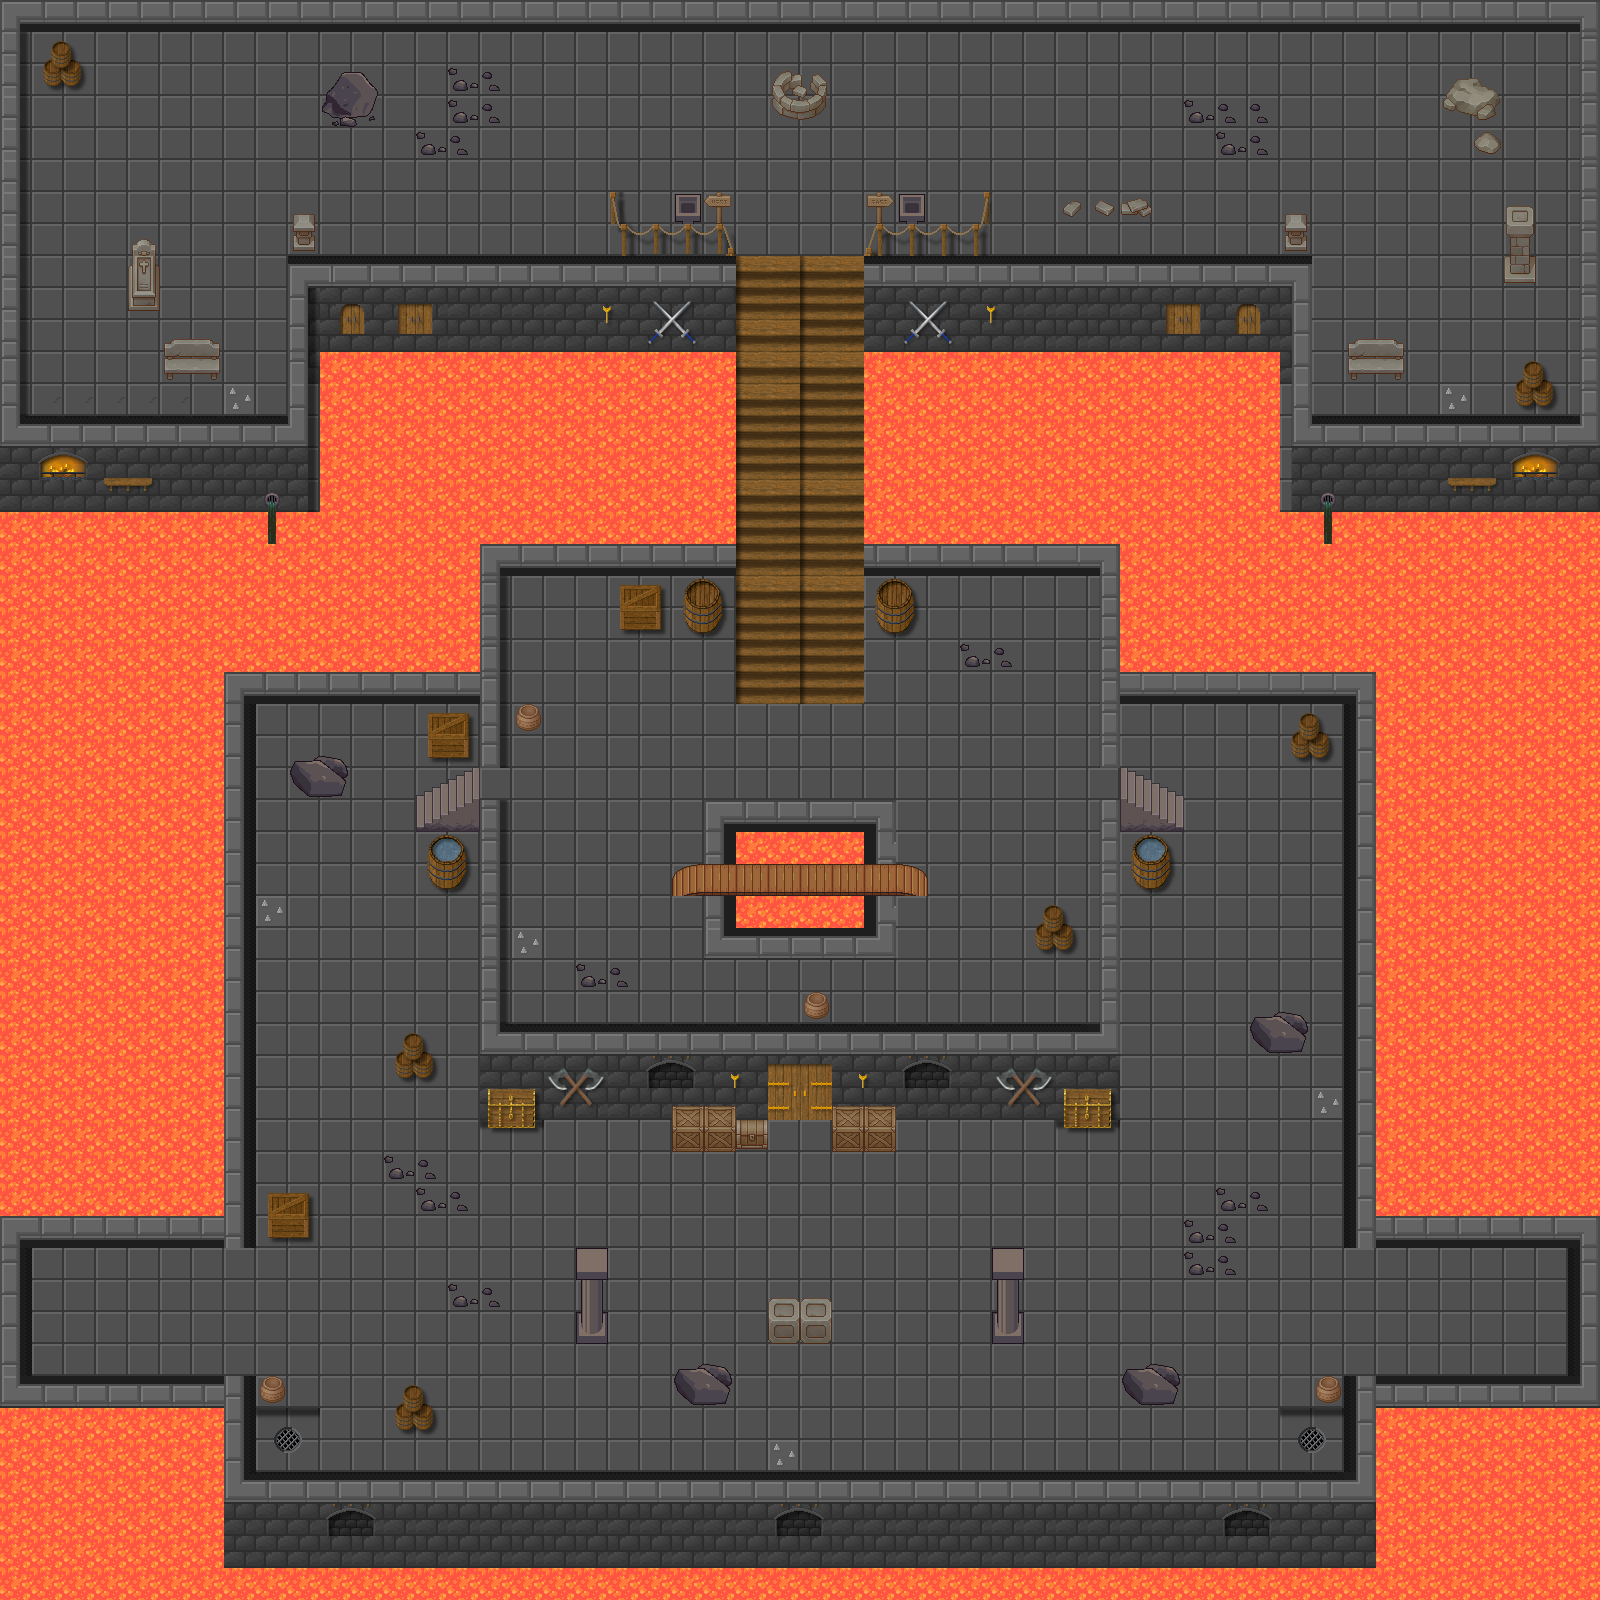

This game map was drawn from its Tiled (.tmx) file and the tilesets committed beside it. A one-line description and the trimmed map source follow:
An orthogonal 50x50 tile map with 32x32 px tiles, 8 tile layers (base, ground, stairs, greyground, ...), 3 tilesets and 56 objects.

<map version="1.8" tiledversion="1.8.6" orientation="orthogonal" renderorder="right-down" width="50" height="50" tilewidth="32" tileheight="32" infinite="0" nextlayerid="15" nextobjectid="59">
 <tileset firstgid="1" source="terrain_atlas.tsx" />
 <tileset firstgid="1025" source="Tileset.tsx" />
 <tileset firstgid="2325" source="TX Props.tsx" />
 <layer id="1" name="base" width="50" height="50">
  <data>[2500 cells, 2500 non-empty, 1 distinct tile ids]</data>
 </layer>
 <layer id="6" name="ground" width="50" height="50">
  <data>[2500 cells, 164 non-empty, 36 distinct tile ids]</data>
 </layer>
 <layer id="7" name="stairs" width="50" height="50">
  <data>[2500 cells, 56 non-empty, 8 distinct tile ids]</data>
 </layer>
 <layer id="8" name="greyground" width="50" height="50">
  <data>[2500 cells, 492 non-empty, 12 distinct tile ids]</data>
 </layer>
 <layer id="9" name="another" width="50" height="50">
  <data>[2500 cells, 413 non-empty, 42 distinct tile ids]</data>
 </layer>
 <layer id="11" name="another1" width="50" height="50">
  <data>[2500 cells, 755 non-empty, 36 distinct tile ids]</data>
 </layer>
 <layer id="12" name="object" width="50" height="50">
  <data>[2500 cells, 266 non-empty, 116 distinct tile ids]</data>
 </layer>
 <objectgroup id="14" name="collision-layer">
  <object id="1" x="19" y="25">
   <polyline points="0,0 2,398 270,397 269,235 721,233 720,676" />
  </object>
  <object id="2" x="865" y="698">
   <polyline points="0,0 -1,-445 443.667,-442 447.667,-275.333 716.333,-276 714,-676 -845.667,-669.667" />
  </object>
  <object id="3" x="735.333" y="632.667">
   <polyline points="0,0 -118.667,0.666667 -118,-60.6667 -231.333,-59.3333 -231.333,134.667 -309.333,134.667 -308.667,68 -481,69.3333" />
  </object>
  <object id="4" x="254.333" y="706">
   <polyline points="0,0 1,542 -224.333,542.667 -223,670.667 -2.33333,668.667" />
  </object>
  <object id="5" x="254.818" y="1374.73">
   <polyline points="0,0 31.6818,1.27273 31.1818,30.2727 65.6818,30.2727 66.6818,96.7727 1023.85,95.9394 1022.52,27.9394 1057.18,27.9394 1057.18,-4.06061 1314.52,-2.72727 1311.68,-126.727 1089.68,-125.227 1087.18,-254.061 1057.85,-255.394 1056.52,-285.394" />
  </object>
  <object id="6" x="1313.27" y="1087.45">
   <polyline points="0,0 30,-0.181818 26.7273,-383.455 -190.273,-383.455 -190.455,-321.91" />
  </object>
  <object id="7" x="1125.33" y="767">
   <polyline points="-4,-1.81818 59,29.6667" />
  </object>
  <object id="8" x="1183" y="831.667">
   <polyline points="0,0 -62.3333,0 -62.4242,-33.2122 0.565217,-0.318841" />
  </object>
  <object id="9" x="1120" y="830.909">
   <polyline points="0,0 -0.333333,292.091 -5.66667,291.758 -5.66667,296.091 -57.3333,296.091 -56.3333,290.758 -225.333,287.758 -224,319.758 -290.667,319.091 -288.667,285.758" />
  </object>
  <object id="10" x="829" y="1121.33">
   <polyline points="0,0 -60.6667,-0.333333 -59.6667,27.3333 -156.333,29.3333 -158.667,-2 -292.455,-0.242424 -292.273,6.66667 -346.333,7.33333 -348.333,2" />
  </object>
  <object id="11" x="479.25" y="1123.13">
   <polyline points="0,0 -1.875,-7.25 0.477273,-325.443 -62.5,-292.25 1,-291.75" />
  </object>
  <object id="12" x="290" y="772.5">
   <polyline points="0,0 16.5,22.5 50,21.5 58.5,6.5 55,3 58.5,0.5 41.5,-20 25.5,-15 3.5,-5.5 1.72727,0.681818" />
  </object>
  <object id="13" x="396.667" y="1064.67">
   <polyline points="0,0 6.66667,12.6667 35.3333,12.6667 38.6667,0.666667 34.6667,-14 20,-31.3333 10.6667,-33.3333 3.33333,-11.3333 -1.39394,-1.12121" />
  </object>
  <object id="14" x="269" y="1192.5">
   <polyline points="0,0 40,-0.5 40.5,42.5 38.5,45.5 -1,45.5 -2,7.5 -1.54545,0.0454545" />
  </object>
  <object id="15" x="395" y="1417.25">
   <polyline points="0,0 4,12 17.25,8 26.5,12.25 38.75,8 37,-9.5 28.25,-14.25 25,-29 16,-32.5 7.75,-23.5 9.25,-14 -0.5,-7.5 0.90625,0.6875" />
  </object>
  <object id="16" x="583.333" y="1344.67">
   <polyline points="0,0 25.3333,0 25.3333,-34 16.6667,-35.3333 16.6667,-57.3333 -1.33333,-59.3333 -3.33333,-26.6667 -8.66667,-28 -7.33333,-0.666667 0.30303,-1.30303" />
  </object>
  <object id="17" x="417.273" y="795.909">
   <polyline points="0,0 55.2273,-29.3674 55.3939,-29.2424" />
  </object>
  <object id="18" x="429.333" y="846.333">
   <polyline points="0,0 -1.66667,28 10,42.3333 29.6667,40.3333 37,24.3333 33.6667,0.666667 17.3333,-12.3333 -0.333333,-3" />
  </object>
  <object id="19" x="673.5" y="1379">
   <polyline points="0,0 16.5,25.5 52,27 57,3 55,-4.5 33,-16.5 11,-10.5 4.5,-6.5 2.04545,0.909091" />
  </object>
  <object id="20" x="771.25" y="1343.25">
   <polyline points="0,0 59.25,-1 59.25,-43 -2.5,-43.25 -3,-0.75" />
  </object>
  <object id="21" x="993.333" y="1343.33">
   <polyline points="0,0 30.3333,1 30,-31 22.6667,-31.6667 23.3333,-59.3333 6.66667,-58.3333 7.66667,-29.3333 -1.66667,-30.3333 -0.958333,0.666667" />
  </object>
  <object id="22" x="1122.5" y="1380.5">
   <polyline points="0,0 16.5,23.5 51,23.5 56,10.5 53.5,2.5 57,0 50,-15.5 25,-17 5.5,-10 0.6875,0.6875" />
  </object>
  <object id="23" x="767.5" y="1467.5">
   <polyline points="0,0 -1,-29 36,-29 36,4" />
  </object>
  <object id="24" x="257.5" y="927">
   <polyline points="0,0 29.25,0.25 29.75,-32 -1.75,-32.75" />
  </object>
  <object id="25" x="1272.5" y="1052.5">
   <polyline points="0,0 -25.5,-24 -11,-35.5 2.5,-36 13.5,-41 31.5,-35 37.5,-25.5 31.5,-18 32,-11 28.5,-1.5 -0.5,0.8125" />
  </object>
  <object id="26" x="1131.75" y="867">
   <polyline points="0,0 3.5,14 19.25,22 36.25,12.75 38.75,1.75 36,-19.75 24.25,-32 5.5,-28 -0.5,-11 0.4375,1.59375" />
  </object>
  <object id="27" x="1301.25" y="716.25">
   <polyline points="0,0 -2.5,11.5 -10.25,23.25 -8,38.25 -0.75,41.5 8,36.25 18,41.25 27.75,35 27,21 18.25,14.25 16.25,1.75 7,-3.75 -0.25,1.18478" />
  </object>
  <object id="28" x="1048" y="906.5">
   <polyline points="0,0 -5.75,11.5 -4.25,17.375 -13.125,23.125 -11.75,37.875 -7,43.75 2.875,43.125 5.375,37.375 10.5,41.75 19.5,42.75 24.625,35.375 24.125,25 21.25,18.625 15.25,16.875 13.5,4.25 8.25,-0.5 2.25,-1 -1.125,2.25" />
  </object>
  <object id="29" x="513.333" y="927.333">
   <polyline points="0,0 29.3333,2 29.3333,31.3333 -6.66667,36 -8.66667,-2 8.16667,3.04167" />
  </object>
  <object id="30" x="481.636" y="798.727">
   <polyline points="0,0 20.1818,0.545455 21.3636,227.273 618.364,226.273 619.614,-0.477273 638.114,-0.727273" />
  </object>
  <object id="31" x="1120.67" y="766">
   <polyline points="1.81818,0 -18.6667,1.33333 -20.6667,-195.333 -256,-194.667" />
  </object>
  <object id="32" x="873.273" y="610">
   <polyline points="0,0 12.1818,21.4545 31.0909,22.1818 41.6364,5.27273 32.7273,-29 5.72727,-27.5 0.477273,2.875" />
  </object>
  <object id="33" x="805.25" y="1011">
   <polyline points="0,0 4,-20 20.5,-18.25 23,-5 14.5,7.75 3.25,3 -1,-4.25" />
  </object>
  <object id="34" x="1438.67" y="412.333">
   <polyline points="0,0 3,-32.6667 32,-28.3333 34.3333,1 3,2.33333" />
  </object>
  </objectgroup>
 <layer id="13" width="50" height="50">
  <data>[2500 cells, 0 non-empty, 0 distinct tile ids]</data>
 </layer>
</map>
<!-- 22 of 56 objects omitted -->
